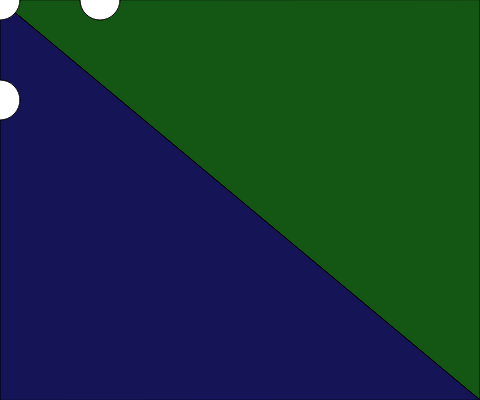
Frame 1 (no input)
Frame 60 (no input): identical to frame 1, image omitted
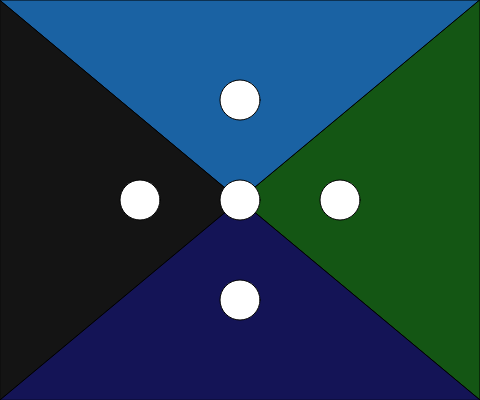
Frame 120 (the mouse pressed at the canvas centre since frame 60)

The p5.js sketch that drew these frames (run headless with seeded random() and noise() and a simulated clock; from frame 60 on, the mouse is pressed at the canvas centre):

// p5.js sketch
// ── sketch.js
function setup() {
  // put setup code here
  createCanvas(480,400);

}

function draw() {
  background(204);
  line(0,0,mouseX,mouseY);
  line(0,height,mouseX,mouseY);
  line(mouseX,mouseY,width,0);
  line(mouseX,mouseY,width,height);
  fill(20);
  //fill(128, 255, 0);
  triangle(0,0,mouseX,mouseY,0,height);
  fill(26, 98, 163);
  triangle(0,0,width,0,mouseX,mouseY);
  fill(20,86,20);
  triangle(width,0,width,height,mouseX,mouseY);
  fill(20,20,86);
  triangle(0,height,mouseX,mouseY,width,height);

  fill(255);
  ellipse(mouseX,mouseY,40,40);
  ellipse(mouseX+100,mouseY,40,40);
  ellipse(mouseX-100,mouseY,40,40);
  ellipse(mouseX,mouseY+100,40,40);
  ellipse(mouseX,mouseY-100,40,40);

  //ellipse(width/4,height/2,40,40);
  //ellipse(width/4*3,height/2,40,40);

  // put drawing code here
}
